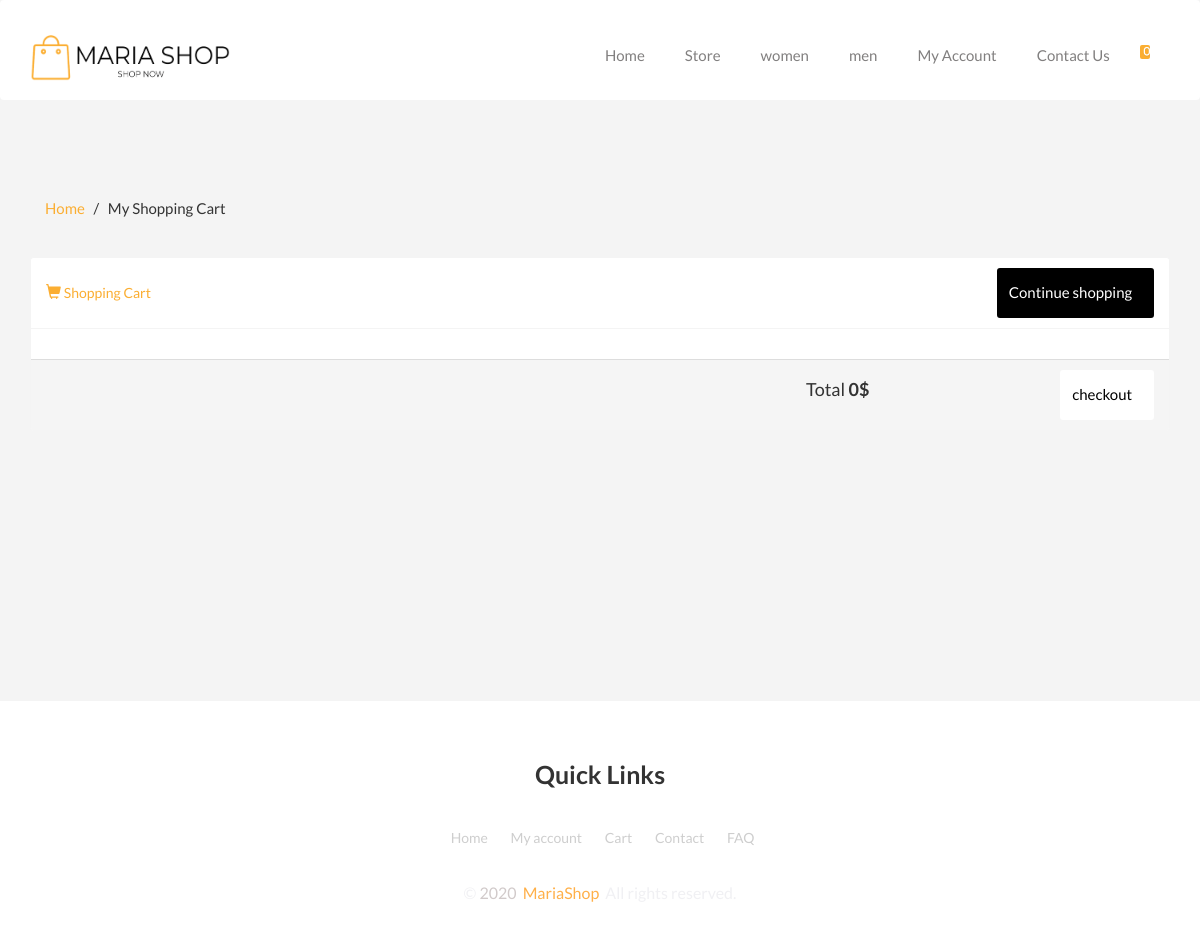
The page /views/cart2.php (signed in) on the database as committed earlier.
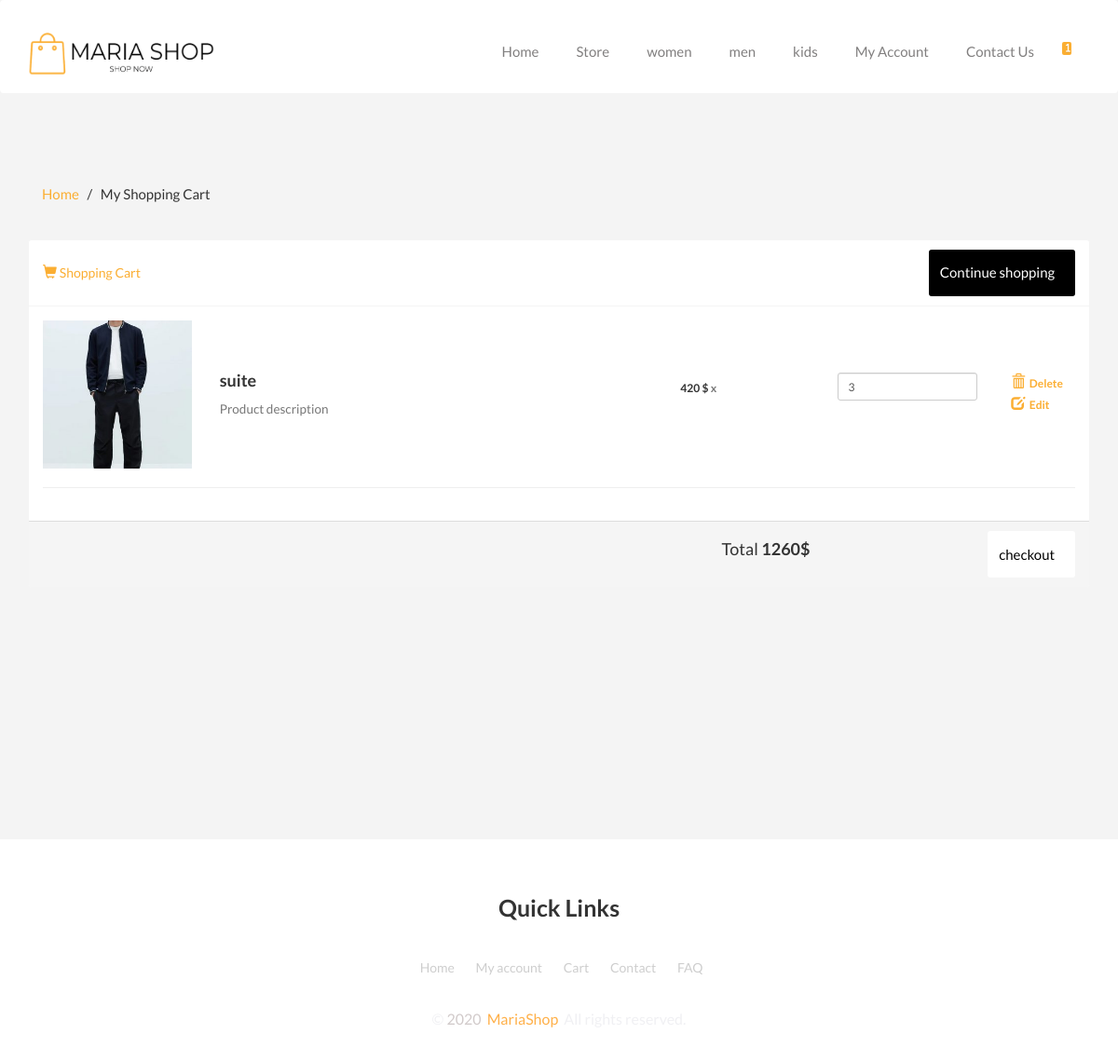
The same page on the database as committed later.
### tables this page shows
CREATE TABLE `category` (
  `idC` int(11) NOT NULL,
  `nameCategory` varchar(255) NOT NULL
);

CREATE TABLE `cart` (
  `idCart` int(11) NOT NULL,
  `idP` int(11) NOT NULL,
  `idU` int(11) NOT NULL,
  `qte` varchar(255) NOT NULL,
  `idSize` int(11) NOT NULL
);

CREATE TABLE `product` (
  `idP` int(11) NOT NULL,
  `nameProduct` varchar(255) NOT NULL,
  `Price` varchar(255) NOT NULL,
  `Qte` varchar(255) NOT NULL,
  `Image` varchar(255) NOT NULL,
  `Image2` varchar(255) NOT NULL,
  `description` varchar(255) NOT NULL,
  `idC` int(11) NOT NULL
);

### app/database/db.php (called while the page is built, shortened)
<?php
class CRUD extends DB
{
    public function selectOne($table, $condition)
    {
        $conn = $this->connect();
        $sql = "SELECT * FROM $table";
        $i = 0;
        foreach ($condition as $key => $value) {
            if ($i === 0) {
                $sql = $sql . " WHERE $key=?";
            } else {
                $sql = $sql . " AND $key=?";
            }
            $i++;
        }
        $sql = $sql . " LIMIT 1";
        $stmt = $conn->prepare($sql);
        $value = array_values($condition);
        $type = str_repeat('s', count($value));
        $stmt->bind_param($type, ...$value);
        $stmt->execute();
        $records = $stmt->get_result()->fetch_assoc();
        return $records;
    }
    public function selectAll($table, $condition = [])
    {
        $conn = $this->connect();
        $sql = "SELECT * FROM $table";
        if (empty($condition)) {
            $stmt = $conn->prepare($sql);
            $stmt->execute();
            $records = $stmt->get_result()->fetch_all(MYSQLI_ASSOC);
            return $records;
        } else {
            $i = 0;
            foreach ($condition as $key => $value) {
                if ($i === 0) {
                    $sql = $sql . " WHERE $key=?";
                } else {
                    $sql = $sql . " AND $key=?";
                }
                $i++;
            }
            $stmt = $conn->prepare($sql);
            $value = array_values($condition);
            $type = str_repeat('s', count($value));
            $stmt->bind_param($type, ...$value);
            $stmt->execute();
            $records = $stmt->get_result()->fetch_all(MYSQLI_ASSOC);
            return $records;
        }
    }
}

### app/controllers/category.php (called while the page is built, shortened)
<?php
$crud = new CRUD();
$table = 'category';
$data = $crud->selectAll($table);
$navbar_categories = $crud->selectAll('category');

### app/controllers/cart.php (called while the page is built, shortened)
<?php
$crud = new CRUD();
if(isset($_SESSION['idU'])){
    $getCountCart = $crud->selectAll('cart', ['idU' => $_SESSION['idU']]);
    $countCart = count($getCountCart);
}

### views/cart2.php (the view, shortened to what the changed rows need)
<?php
include('../app/database/db.php');
include('../app/controllers/category.php');
include('../app/controllers/cart.php');
?>
<!DOCTYPE html>
<html lang="en">
<head>
  <link rel="stylesheet" href="https://cdnjs.cloudflare.com/ajax/libs/OwlCarousel2/2.3.4/assets/owl.carousel.min.css">
  <link rel="stylesheet" href="https://cdnjs.cloudflare.com/ajax/libs/OwlCarousel2/2.3.4/assets/owl.theme.default.css">
  <link rel="stylesheet" href="https://cdnjs.cloudflare.com/ajax/libs/twitter-bootstrap/3.3.7/css/bootstrap.min.css">
  <link rel="stylesheet" href="../assets/css/Store.css">
  <link rel="stylesheet" href="../assets/css/cart.css">
</head>
<body>
  <nav class="navbar navbar-default">
    <div class="container">
      <div id="navbar" class="collapse navbar-collapse">
        <ul class="nav navbar-nav navbar-right">
          <?php foreach ($navbar_categories as $category) : ?>
            <li><a href="category_page.php?categoryId=<?php echo $category['idC'] ?>&page=1">
            <?php echo $category['nameCategory'] ?></a>
          </li>
          <?php endforeach; ?>
          <?php if(isset($_SESSION['idU'])) :?>
          <li><a href="cart2.php">
              <div class="cart-nav nav-item-link">
                <span class="nav-cart-items"><?php echo $countCart ?></span>
              </div>
            </a></li>
          <?php endif; ?>
        </ul>
      </div>
    </div>
  </nav>
  <div id="Cart" class="container">
        <div class="row">
            <div class="col-xs-8">
                <div class="panel panel-info">
                    <div class="panel-heading">
                        <div class="panel-title">
                        </div>
                    </div>
                    <div class="panel-body">
                        <?php
                        $total = 0.00;
                        foreach ($getCountCart as $dataCart) :
                            $productInfo = $crud->selectOne('product', ['idP' => $dataCart['idP']]);
                            $total = $total + ($productInfo['Price'] * $dataCart['qte'])
                        ?>
                        <form method="POST">
                            <div class="row">
                                <div class="col-xs-2">
                                    <img class="img-responsive" src="../assets/img/<?php echo $productInfo['Image'] ?>">
                                </div>
                                <div class="col-xs-4">
                                    <h4 class="product-name"><strong><?php echo $productInfo['nameProduct'] ?></strong>
                                    </h4>
                                    <h4><small>Product description</small></h4>
                                </div>
                                <div class="col-xs-6">
                                    <div class="col-xs-6 text-right">
                                        <h6><strong><?php echo $productInfo['Price'] ?><span> $</span><span
                                                    class="text-muted"> x</span></strong></h6>
                                    </div>
                                    <div class="col-xs-4">
                                        <input type="number" min="1" class="form-control input-sm" name="qte"
                                            value="<?php echo $dataCart['qte'] ?>">
                                    </div>
                                    <div class="col-xs-2">
                                        <a
                                            href="cart2.php?del_id=<?php echo $dataCart['idCart']; ?>">
                                            <button type="button" class="btn btn-link btn-xs">
                                                <span class="glyphicon glyphicon-trash"></span>&nbsp;
                                                <span style="color: #FBAE32;"><strong>Delete</strong></span>
                                            </button>
                                        </a>
                                    </div><br/>
                                    <div class="col-xs-2">
                                        <button type="submit" name="updateCart" class="btn btn-link btn-xs">
                                        <span class="glyphicon glyphicon-edit" aria-hidden="true"></span>&nbsp;
                                        <span style="color: #FBAE32;"><strong>Edit</strong></span>
                                        </button>
                                    </div>
                                </div>
                            </div>
                            <hr>
                        </form>
                        <?php endforeach; ?>
                    </div>
                    <div class="panel-footer">
                        <div class="row text-center">
                            <div class="col-xs-9">
                                <h4 class="text-right">Total <strong><?php echo $total . '$' ?></strong></h4>
                            </div>
                        </div>
                    </div>
                </div>
            </div>
        </div>
    </div>
    <?php include ('footer.php') ?>

Rows that differ between the two databases and show on the page:
added category: nameCategory "kids"
added cart: idP.Image (picture), idP.nameProduct "suite", idP.Price "420", qte "3"
Other text that changed with them:
$countCart: "0" → "1"
$total: "0" → "1260"
